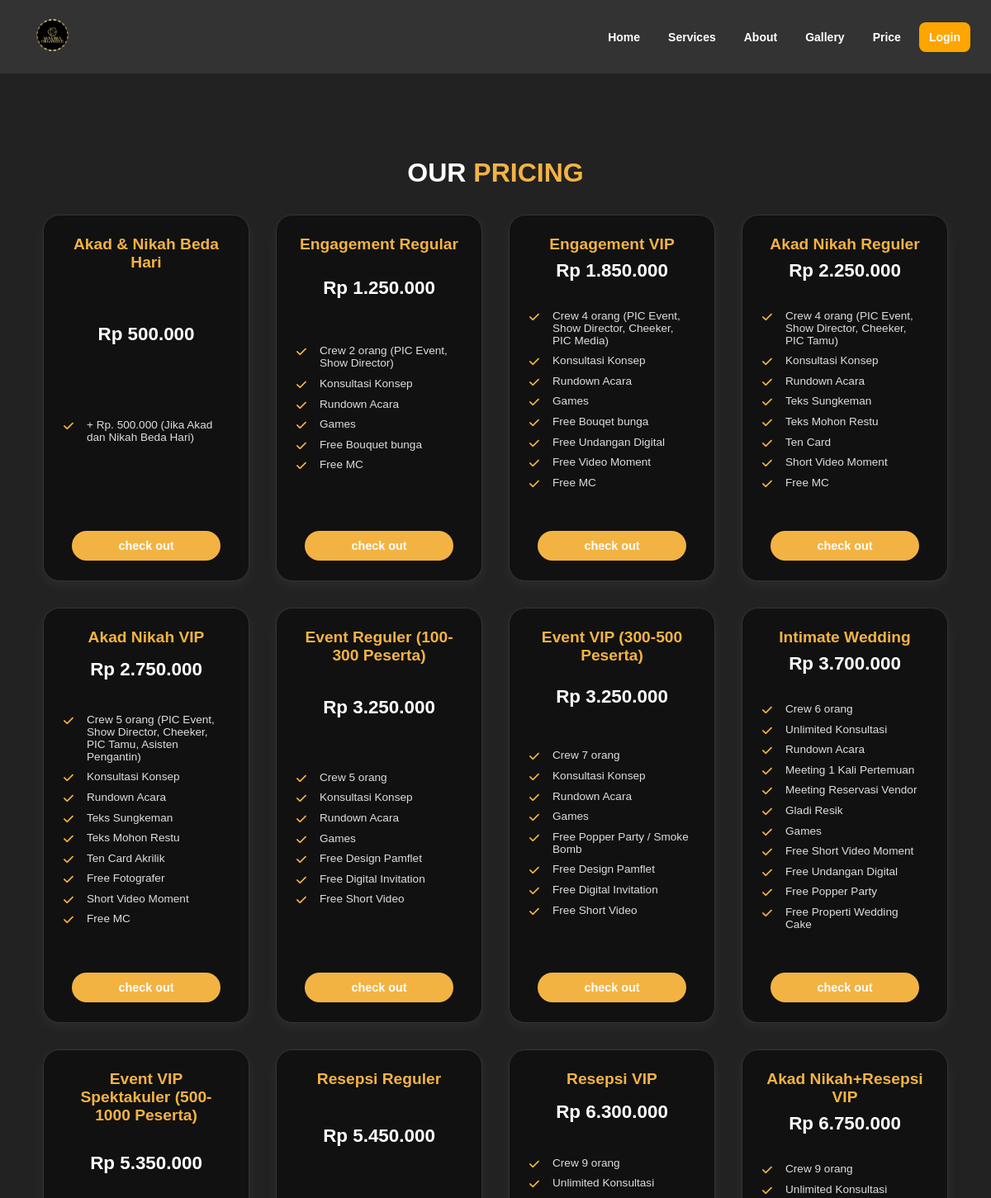
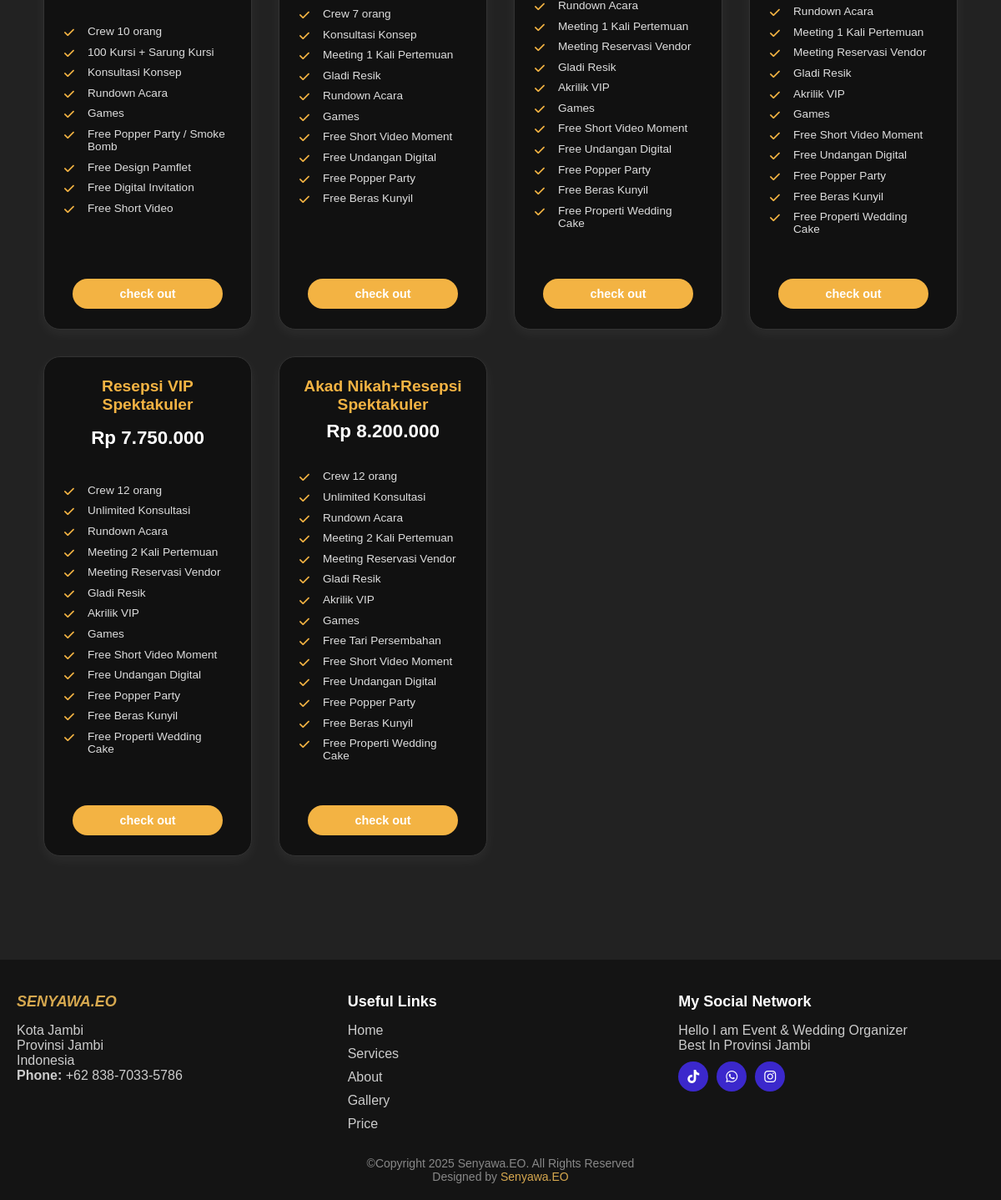
The app's page /sections/price.php with its own data (2 pictures, top to bottom).
### tables this page shows
CREATE TABLE `packages` (
  `id` int(11) NOT NULL,
  `name` varchar(100) NOT NULL,
  `description` text DEFAULT NULL,
  `price` decimal(15,2) NOT NULL,
  `category` varchar(100) NOT NULL DEFAULT ''
);

### sections/price.php (the view, shortened to what this page needs)
<!DOCTYPE html>
<html lang="id">
<head>
  <link rel="stylesheet" href="../style.css" />
  <link rel="stylesheet" href="https://cdnjs.cloudflare.com/ajax/libs/font-awesome/6.4.0/css/all.min.css" />
</head>
<body>
  <?php include 'header.php'; ?>
  <section class="price" id="price">
    <h1 class="heading">OUR <span>PRICING</span></h1>
    <div class="box-container">
      <?php
      if (isset($conn) && $conn instanceof mysqli && !$conn->connect_error) {
        $result = $conn->query("SELECT * FROM packages ORDER BY price ASC");
        if ($result && $result->num_rows > 0) {
          while ($package = $result->fetch_assoc()) {
            $features = explode("\n", $package['description']);
            echo '<div class="box">';
            echo '<h3 class="tittle">' . htmlspecialchars($package['name']) . '</h3>';
            echo '<h3 class="amount">Rp ' . number_format($package['price'], 0, ',', '.') . '</h3>';
            echo '<ul>';
            foreach ($features as $feature) {
              if (trim($feature) != "") {
                echo '<li><i class="fas fa-check"></i> ' . htmlspecialchars(trim($feature)) . '</li>';
              }
            }
            echo '</ul>';
            echo '<form action="../pages/chekout.php" method="POST" style="margin-top: 10px;" onsubmit="return checkLogin();">';
            echo '<button type="submit" class="btn">check out</button>';
            echo '</form>';
            echo '</div>';
          }
        }
      }
      ?>
    </div>
  </section>
  <?php include 'footer.php'; ?>
</body>
</html>

### sections/header.php (shortened to what this page needs)
<header class="header">
  <a href="#" class="logo">
    <img src="/senyawa-wo/sections/img/logo.png" alt="Logo senyawa" style="height: 65px;">
  </a>
  <nav class="navbar">
    <a href="#home" class="nav-double" data-url="/senyawa-wo/">Home</a>
    <a href="#service" class="nav-double" data-url="/senyawa-wo/sections/services.php">Services</a>
    <a href="#about" class="nav-double" data-url="/senyawa-wo/sections/about.php">About</a>
    <a href="#gallery" class="nav-double" data-url="/senyawa-wo/sections/gallery.php">Gallery</a>
    <a href="#price" class="nav-double" data-url="/senyawa-wo/sections/price.php">Price</a>
    <?php
    if (isset($_SESSION['user']) && isset($_SESSION['role'])) {
      if ($_SESSION['role'] == 'admin') {
        echo '<a href="/senyawa-wo/dashboard.php" class="btn-dashboard">Dashboard Admin</a>';
        echo '<a href="/senyawa-wo/pages/logout.php" class="btn-logout">Logout</a>';
      } else {
        echo '<a href="/senyawa-wo/sections/profile.php" class="btn-profile">Profile</a>';
        echo '<a href="/senyawa-wo/pages/logout.php" class="btn-logout">Logout</a>';
      }
    } else {
      echo '<a href="/senyawa-wo/pages/login.php" class="btn-login">Login</a>';
    }
    ?>
  </nav>
</header>

### sections/footer.php
<footer class="footer">
  <div class="footer-container">
    <div class="footer-box">
      <h3 class="footer-title highlight">SENYAWA.EO</h3>
      <p>Kota Jambi<br>Provinsi Jambi<br>Indonesia</p>
      <p><strong>Phone:</strong> +62 838-7033-5786</p>
    </div>
    <div class="footer-box">
      <h3 class="footer-title">Useful Links</h3>
      <ul>
        <li><a href="index.php">Home</a></li>
        <li><a href="/senyawa-wo/sections/services.php">Services</a></li>
        <li><a href="/senyawa-wo/sections/about.php">About</a></li>
        <li><a href="/senyawa-wo/sections/gallery.php">Gallery</a></li>
        <li><a href="/senyawa-wo/sections/price.php">Price</a></li>
      </ul>
    </div>
    <div class="footer-box">
      <h3 class="footer-title">My Social Network</h3>
      <p>Hello I am Event & Wedding Organizer<br>Best In Provinsi Jambi</p>
     <div class="social-icons">
      <a href="https://www.tiktok.com/@senyawa.eo_jambi?_t=ZS-8waM9dE9Oue&_r=1" target="_blank" rel="noopener noreferrer">
        <i class="fa-brands fa-tiktok"></i>
      </a>
      <a href="https://wa.me/6282282526275" target="_blank" rel="noopener noreferrer">
        <i class="fa-brands fa-whatsapp"></i>
      </a>
      <a href="https://www.instagram.com/senyawa.eo?igsh=MTQ2cjVwbzZlZGpvaA==" target="_blank" rel="noopener noreferrer">
        <i class="fa-brands fa-instagram"></i>
      </a>
</div>
    </div>
  </div>
  <div class="footer-bottom">
    <p>©Copyright 2025 Senyawa.EO. All Rights Reserved</p>
    <p>Designed by <a href="#">Senyawa.EO</a></p>
  </div>
</footer>

### style.css (style rules this page uses)
* { margin: 0; padding: 0; box-sizing: border-box; scroll-behavior: smooth; font-family: 'Poppins', sans-serif; }
body { background: #333; color: white; }
.header { background-color: #333; border-bottom: 2px solid #222; padding: 10px 20px; display: flex; align-items: center; justify-content: space-between; position: sticky; top: 0; z-index: 1000; }
.header .logo img { height: 50px; }
.navbar { display: flex; justify-content: flex-end; align-items: center; flex: 1; margin-left: 20px; }
.navbar a { color: #fff; padding: 10px 12px; font-size: 14px; margin: 0 5px; text-decoration: none; font-weight: bold; display: flex; align-items: center; }
section { padding: 60px 20px; }
.heading { text-align: center; font-size: 2.5em; margin: 40px 0 20px; }
.heading span { color: #d6a84f; }
:root { --theme-color: #d4a94f; }
body { background-color: #222; font-family: 'Poppins', sans-serif; margin: 0; padding: 0; color: #fff; }
body { margin: 0; font-family: 'Poppins', sans-serif; background-color: #222; color: white; }
:root { --theme-color: #f3b343; --dark-bg: #222; --text-color: #fff; --box-border-radius: 0.5rem; }
.price { padding: 60px 20px; background-color: #222; text-align: center; color: white; }
.price .heading { font-size: 2rem; margin-bottom: 2rem; color: white; }
.price .heading span { color: var(--theme-color); }
.price .box-container { display: grid; grid-template-columns: repeat(4, 1fr); gap: 2rem; padding: 0 2rem 4rem; }
.price .box { background-color: #111; border: 1px solid #333; border-radius: 20px; padding: 1.5rem; box-shadow: 0 5px 15px rgba(255, 255, 255, 0.05); transition: transform 0.3s ease, box-shadow 0.3s ease; display: flex; flex-direction: column; justify-content: space-between; }
.price .box .tittle { font-size: 1.2rem; color: var(--theme-color); margin-bottom: 0.5rem; font-weight: bold; }
.price .box .amount { font-size: 1.4rem; color: #fff; margin-bottom: 1.5rem; font-weight: bold; }
.price .box ul { list-style: none; padding-left: 0; margin-bottom: 2rem; text-align: left; }
.price .box ul li { margin: 0.6rem 0; position: relative; padding-left: 28px; font-size: 0.85rem; color: #ddd; }
.price .box ul li i { color: var(--theme-color); position: absolute; left: 0; top: 3px; }
.price .box .btn { display: block; width: 100%; max-width: 180px; margin: 0 auto; padding: 10px 0; background-color: var(--theme-color); color: white; border: none; border-radius: 25px; font-size: 0.9rem; font-weight: 600; text-decoration: none; transition: background-color 0.3s ease, transform 0.2s ease; cursor: pointer; }
.footer { background-color: #141414; color: #ccc; padding: 40px 20px 20px; font-family: 'Poppins', sans-serif; }
.footer-container { display: flex; flex-wrap: wrap; justify-content: space-between; gap: 30px; max-width: 1200px; margin: auto; }
.footer-box { flex: 1 1 250px; }
.footer-title { color: #fff; font-size: 18px; margin-bottom: 15px; }
.footer-title.highlight { color: #d6a84f; font-weight: 700; font-style: italic; }
.footer-box ul { list-style: none; padding: 0; }
.footer-box ul li { margin-bottom: 10px; }
.footer-box ul li a { color: #ccc; text-decoration: none; transition: color 0.3s ease; }
.social-icons { display: flex; gap: 10px; margin-top: 10px; }
.social-icons a { background-color: #3b28cc; color: white; padding: 10px; border-radius: 50%; text-align: center; display: inline-block; font-size: 16px; width: 36px; height: 36px; line-height: 16px; }
.footer-bottom { text-align: center; padding-top: 20px; font-size: 14px; color: #888; }
.footer-bottom a { color: #d6a84f; text-decoration: none; }
.btn-login, .btn-register, .btn-logout { background-color: #FFA500; color: black; padding: 10px 20px; margin-left: 10px; text-decoration: none; border-radius: 8px; font-weight: bold; transition: 0.3s ease; }
body { font-family: Arial, sans-serif; margin: 0; padding: 0; background-color: #f4f4f4; }
header { background-color: #333; color: #fff; padding: 10px 0; text-align: center; }
h1 { margin-bottom: 20px; }

### records on screen
packages: name "Akad & Nikah Beda Hari", price "500.000", description "+ Rp. 500.000 (Jika Akad dan Nikah Beda Hari)"
packages: name "Engagement Regular", price "1.250.000", description "Crew 2 orang (PIC Event, Show Director)", description "Konsultasi Konsep", description "Rundown Acara", description "Games", description "Free Bouquet bunga", description "Free MC"
packages: name "Engagement VIP", price "1.850.000", description "Crew 4 orang (PIC Event, Show Director, Cheeker, PIC Media)", description "Konsultasi Konsep", description "Rundown Acara", description "Games", description "Free Bouqet bunga", description "Free Undangan Digital", description "Free Video Moment", description "Free MC"
packages: name "Akad Nikah Reguler", price "2.250.000", description "Crew 4 orang (PIC Event, Show Director, Cheeker, PIC Tamu)", description "Konsultasi Konsep", description "Rundown Acara", description "Teks Sungkeman", description "Teks Mohon Restu", description "Ten Card", description "Short Video Moment", description "Free MC"
packages: name "Akad Nikah VIP", price "2.750.000", description "Crew 5 orang (PIC Event, Show Director, Cheeker, PIC Tamu, Asisten Pengantin)", description "Konsultasi Konsep", description "Rundown Acara", description "Teks Sungkeman", description "Teks Mohon Restu", description "Ten Card Akrilik", description "Free Fotografer", description "Short Video Moment", description "Free MC"
packages: name "Event Reguler (100-300 Peserta)", price "3.250.000", description "Crew 5 orang", description "Konsultasi Konsep", description "Rundown Acara", description "Games", description "Free Design Pamflet", description "Free Digital Invitation", description "Free Short Video"
packages: name "Event VIP (300-500 Peserta)", price "3.250.000", description "Crew 7 orang", description "Konsultasi Konsep", description "Rundown Acara", description "Games", description "Free Popper Party / Smoke Bomb", description "Free Design Pamflet", description "Free Digital Invitation", description "Free Short Video"
packages: name "Intimate Wedding", price "3.700.000", description "Crew 6 orang", description "Unlimited Konsultasi", description "Rundown Acara", description "Meeting 1 Kali Pertemuan", description "Meeting Reservasi Vendor", description "Gladi Resik", description "Games", description "Free Short Video Moment", description "Free Undangan Digital", description "Free Popper Party", description "Free Properti Wedding Cake"
packages: name "Event VIP Spektakuler (500-1000 Peserta)", price "5.350.000", description "Crew 10 orang", description "100 Kursi + Sarung Kursi", description "Konsultasi Konsep", description "Rundown Acara", description "Games", description "Free Popper Party / Smoke Bomb", description "Free Design Pamflet", description "Free Digital Invitation", description "Free Short Video"
packages: name "Resepsi Reguler", price "5.450.000", description "Crew 7 orang", description "Konsultasi Konsep", description "Meeting 1 Kali Pertemuan", description "Gladi Resik", description "Rundown Acara", description "Games", description "Free Short Video Moment", description "Free Undangan Digital", description "Free Popper Party", description "Free Beras Kunyil"
packages: name "Resepsi VIP", price "6.300.000", description "Crew 9 orang", description "Unlimited Konsultasi", description "Rundown Acara", description "Meeting 1 Kali Pertemuan", description "Meeting Reservasi Vendor", description "Gladi Resik", description "Akrilik VIP", description "Games", description "Free Short Video Moment", description "Free Undangan Digital", description "Free Popper Party", description "Free Beras Kunyil", description "Free Properti Wedding Cake"
packages: name "Akad Nikah+Resepsi VIP", price "6.750.000", description "Crew 9 orang", description "Unlimited Konsultasi", description "Rundown Acara", description "Meeting 1 Kali Pertemuan", description "Meeting Reservasi Vendor", description "Gladi Resik", description "Akrilik VIP", description "Games", description "Free Short Video Moment", description "Free Undangan Digital", description "Free Popper Party", description "Free Beras Kunyil", description "Free Properti Wedding Cake"
packages: name "Resepsi VIP Spektakuler", price "7.750.000", description "Crew 12 orang", description "Unlimited Konsultasi", description "Rundown Acara", description "Meeting 2 Kali Pertemuan", description "Meeting Reservasi Vendor", description "Gladi Resik", description "Akrilik VIP", description "Games", description "Free Short Video Moment", description "Free Undangan Digital", description "Free Popper Party", description "Free Beras Kunyil", description "Free Properti Wedding Cake"
packages: name "Akad Nikah+Resepsi Spektakuler", price "8.200.000", description "Crew 12 orang", description "Unlimited Konsultasi", description "Rundown Acara", description "Meeting 2 Kali Pertemuan", description "Meeting Reservasi Vendor", description "Gladi Resik", description "Akrilik VIP", description "Games", description "Free Tari Persembahan", description "Free Short Video Moment", description "Free Undangan Digital", description "Free Popper Party", description "Free Beras Kunyil", description "Free Properti Wedding Cake"
